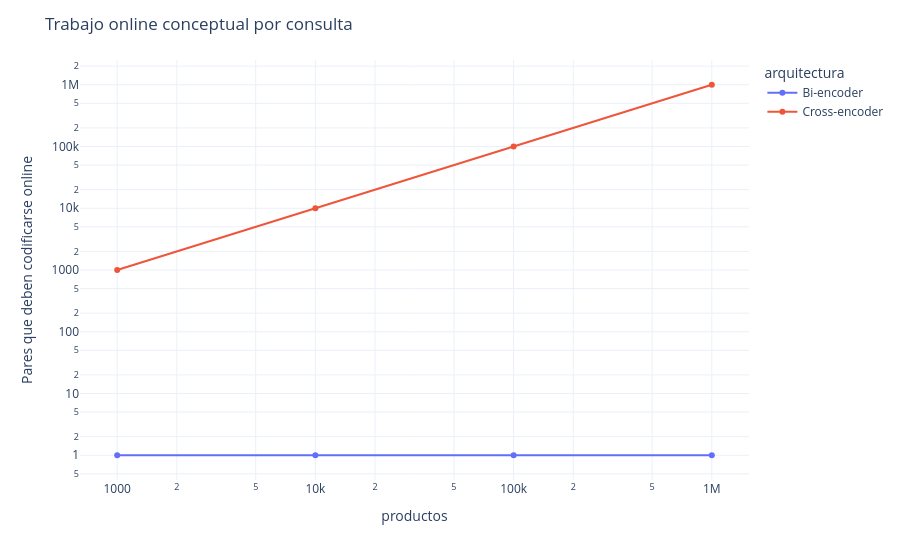

This figure's notebook cell:
### Code cell
architecture_figure = px.line(
    architecture_frame,
    x="productos",
    y="codificaciones_online",
    color="arquitectura",
    markers=True,
    log_x=True,
    log_y=True,
)
architecture_figure.update_layout(
    title="Trabajo online conceptual por consulta",
    yaxis_title="Pares que deben codificarse online",
)
architecture_figure.show()

### Figure 1 — Plotly figure (JSON) as saved in the notebook; plotly's stock layout.template omitted (floating-point values rounded to 4 significant figures)
{"data": [{"hovertemplate": "arquitectura=Bi-encoder<br>productos=%{x}<br>codificaciones_online=%{y}<extra></extra>", "legendgroup": "Bi-encoder", "line": {"color": "#636efa", "dash": "solid"}, "marker": {"symbol": "circle"}, "mode": "lines+markers", "name": "Bi-encoder", "orientation": "v", "showlegend": true, "type": "scatter", "x": [1000, 10000, 100000, 1000000], "xaxis": "x", "y": [1.0, 1.0, 1.0, 1.0], "yaxis": "y"}, {"hovertemplate": "arquitectura=Cross-encoder<br>productos=%{x}<br>codificaciones_online=%{y}<extra></extra>", "legendgroup": "Cross-encoder", "line": {"color": "#EF553B", "dash": "solid"}, "marker": {"symbol": "circle"}, "mode": "lines+markers", "name": "Cross-encoder", "orientation": "v", "showlegend": true, "type": "scatter", "x": [1000, 10000, 100000, 1000000], "xaxis": "x", "y": [1000.0, 10000.0, 100000.0, 1000000.0], "yaxis": "y"}], "layout": {"legend": {"title": {"text": "arquitectura"}, "tracegroupgap": 0}, "margin": {"t": 60}, "title": {"text": "Trabajo online conceptual por consulta"}, "xaxis": {"anchor": "y", "domain": [0, 1], "title": {"text": "productos"}, "type": "log"}, "yaxis": {"anchor": "x", "domain": [0, 1], "title": {"text": "Pares que deben codificarse online"}, "type": "log"}}}
